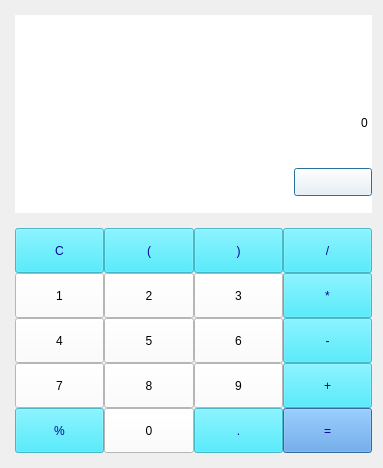
<?xml version="1.0" encoding="UTF-8"?>
<ui version="4.0">
 <class>Dialog</class>
 <widget class="QDialog" name="Dialog">
  <property name="geometry">
   <rect>
    <x>0</x>
    <y>0</y>
    <width>383</width>
    <height>468</height>
   </rect>
  </property>
  <property name="minimumSize">
   <size>
    <width>383</width>
    <height>468</height>
   </size>
  </property>
  <property name="maximumSize">
   <size>
    <width>383</width>
    <height>468</height>
   </size>
  </property>
  <property name="windowTitle">
   <string>Dialog</string>
  </property>
  <property name="windowIcon">
   <iconset>
    <normaloff>../image/icon.ico</normaloff>../image/icon.ico</iconset>
  </property>
  <layout class="QGridLayout" name="gridLayout_3">
   <property name="leftMargin">
    <number>15</number>
   </property>
   <property name="topMargin">
    <number>15</number>
   </property>
   <property name="bottomMargin">
    <number>15</number>
   </property>
   <property name="verticalSpacing">
    <number>15</number>
   </property>
   <item row="0" column="0">
    <widget class="QWidget" name="widget" native="true">
     <property name="styleSheet">
      <string notr="true">background-color: rgb(255, 255, 255);</string>
     </property>
     <layout class="QGridLayout" name="gridLayout_2">
      <property name="leftMargin">
       <number>0</number>
      </property>
      <property name="topMargin">
       <number>0</number>
      </property>
      <property name="rightMargin">
       <number>0</number>
      </property>
      <property name="bottomMargin">
       <number>0</number>
      </property>
      <item row="0" column="0" colspan="2">
       <widget class="QLineEdit" name="q_lineEdit">
        <property name="minimumSize">
         <size>
          <width>0</width>
          <height>45</height>
         </size>
        </property>
        <property name="styleSheet">
         <string notr="true">font: 20pt &quot;맑은 고딕&quot;;</string>
        </property>
        <property name="frame">
         <bool>false</bool>
        </property>
        <property name="alignment">
         <set>Qt::AlignRight|Qt::AlignTrailing|Qt::AlignVCenter</set>
        </property>
       </widget>
      </item>
      <item row="1" column="0" colspan="2">
       <widget class="QLineEdit" name="a_lineEdit">
        <property name="minimumSize">
         <size>
          <width>0</width>
          <height>45</height>
         </size>
        </property>
        <property name="styleSheet">
         <string notr="true">font: 25pt &quot;맑은 고딕&quot;;</string>
        </property>
        <property name="text">
         <string>0</string>
        </property>
        <property name="frame">
         <bool>false</bool>
        </property>
        <property name="alignment">
         <set>Qt::AlignRight|Qt::AlignTrailing|Qt::AlignVCenter</set>
        </property>
       </widget>
      </item>
      <item row="2" column="0">
       <spacer name="horizontalSpacer">
        <property name="orientation">
         <enum>Qt::Horizontal</enum>
        </property>
        <property name="sizeHint" stdset="0">
         <size>
          <width>272</width>
          <height>20</height>
         </size>
        </property>
       </spacer>
      </item>
      <item row="2" column="1">
       <widget class="QPushButton" name="del_pushButton">
        <property name="minimumSize">
         <size>
          <width>78</width>
          <height>28</height>
         </size>
        </property>
        <property name="text">
         <string/>
        </property>
       </widget>
      </item>
     </layout>
    </widget>
   </item>
   <item row="1" column="0">
    <layout class="QGridLayout" name="gridLayout">
     <item row="1" column="1">
      <widget class="QPushButton" name="num_pushButton_2">
       <property name="minimumSize">
        <size>
         <width>0</width>
         <height>45</height>
        </size>
       </property>
       <property name="styleSheet">
        <string notr="true">background-color: rgb(255, 255, 255);
font: 20pt &quot;맑은 고딕&quot;;</string>
       </property>
       <property name="text">
        <string>2</string>
       </property>
      </widget>
     </item>
     <item row="0" column="3">
      <widget class="QPushButton" name="sign_pushButton_1">
       <property name="minimumSize">
        <size>
         <width>0</width>
         <height>45</height>
        </size>
       </property>
       <property name="styleSheet">
        <string notr="true">color: rgb(5, 5, 152);
font: 20pt &quot;맑은 고딕&quot;;
background-color: rgba(37, 226, 250, 180);</string>
       </property>
       <property name="text">
        <string>/</string>
       </property>
      </widget>
     </item>
     <item row="2" column="3">
      <widget class="QPushButton" name="sign_pushButton_3">
       <property name="minimumSize">
        <size>
         <width>0</width>
         <height>45</height>
        </size>
       </property>
       <property name="styleSheet">
        <string notr="true">color: rgb(5, 5, 152);
font: 20pt &quot;맑은 고딕&quot;;
background-color: rgba(37, 226, 250, 180);</string>
       </property>
       <property name="text">
        <string>-</string>
       </property>
      </widget>
     </item>
     <item row="3" column="1">
      <widget class="QPushButton" name="num_pushButton_8">
       <property name="minimumSize">
        <size>
         <width>0</width>
         <height>45</height>
        </size>
       </property>
       <property name="styleSheet">
        <string notr="true">background-color: rgb(255, 255, 255);
font: 20pt &quot;맑은 고딕&quot;;</string>
       </property>
       <property name="text">
        <string>8</string>
       </property>
      </widget>
     </item>
     <item row="0" column="1">
      <widget class="QPushButton" name="p_open_pushButton">
       <property name="minimumSize">
        <size>
         <width>0</width>
         <height>45</height>
        </size>
       </property>
       <property name="styleSheet">
        <string notr="true">color: rgb(5, 5, 152);
font: 20pt &quot;맑은 고딕&quot;;
background-color: rgba(37, 226, 250, 180);</string>
       </property>
       <property name="text">
        <string>(</string>
       </property>
      </widget>
     </item>
     <item row="4" column="3">
      <widget class="QPushButton" name="result_pushButton">
       <property name="minimumSize">
        <size>
         <width>0</width>
         <height>45</height>
        </size>
       </property>
       <property name="styleSheet">
        <string notr="true">color: rgb(5, 5, 152);
font: 20pt &quot;맑은 고딕&quot;;
background-color: rgb(74, 148, 222);</string>
       </property>
       <property name="text">
        <string>=</string>
       </property>
      </widget>
     </item>
     <item row="3" column="3">
      <widget class="QPushButton" name="sign_pushButton_4">
       <property name="minimumSize">
        <size>
         <width>0</width>
         <height>45</height>
        </size>
       </property>
       <property name="styleSheet">
        <string notr="true">color: rgb(5, 5, 152);
font: 20pt &quot;맑은 고딕&quot;;
background-color: rgba(37, 226, 250, 180);</string>
       </property>
       <property name="text">
        <string>+</string>
       </property>
      </widget>
     </item>
     <item row="2" column="2">
      <widget class="QPushButton" name="num_pushButton_6">
       <property name="minimumSize">
        <size>
         <width>0</width>
         <height>45</height>
        </size>
       </property>
       <property name="styleSheet">
        <string notr="true">background-color: rgb(255, 255, 255);
font: 20pt &quot;맑은 고딕&quot;;</string>
       </property>
       <property name="text">
        <string>6</string>
       </property>
      </widget>
     </item>
     <item row="1" column="0">
      <widget class="QPushButton" name="num_pushButton_1">
       <property name="minimumSize">
        <size>
         <width>0</width>
         <height>45</height>
        </size>
       </property>
       <property name="styleSheet">
        <string notr="true">background-color: rgb(255, 255, 255);
font: 20pt &quot;맑은 고딕&quot;;</string>
       </property>
       <property name="text">
        <string>1</string>
       </property>
      </widget>
     </item>
     <item row="4" column="0">
      <widget class="QPushButton" name="per_pushButton">
       <property name="minimumSize">
        <size>
         <width>0</width>
         <height>45</height>
        </size>
       </property>
       <property name="styleSheet">
        <string notr="true">color: rgb(5, 5, 152);
font: 20pt &quot;맑은 고딕&quot;;
background-color: rgba(37, 226, 250, 180);</string>
       </property>
       <property name="text">
        <string>%</string>
       </property>
      </widget>
     </item>
     <item row="4" column="2">
      <widget class="QPushButton" name="dot_pushButton">
       <property name="minimumSize">
        <size>
         <width>0</width>
         <height>45</height>
        </size>
       </property>
       <property name="styleSheet">
        <string notr="true">color: rgb(5, 5, 152);
font: 20pt &quot;맑은 고딕&quot;;
background-color: rgba(37, 226, 250, 180);</string>
       </property>
       <property name="text">
        <string>.</string>
       </property>
      </widget>
     </item>
     <item row="2" column="1">
      <widget class="QPushButton" name="num_pushButton_5">
       <property name="minimumSize">
        <size>
         <width>0</width>
         <height>45</height>
        </size>
       </property>
       <property name="styleSheet">
        <string notr="true">background-color: rgb(255, 255, 255);
font: 20pt &quot;맑은 고딕&quot;;</string>
       </property>
       <property name="text">
        <string>5</string>
       </property>
      </widget>
     </item>
     <item row="1" column="3">
      <widget class="QPushButton" name="sign_pushButton_2">
       <property name="minimumSize">
        <size>
         <width>0</width>
         <height>45</height>
        </size>
       </property>
       <property name="styleSheet">
        <string notr="true">color: rgb(5, 5, 152);
font: 20pt &quot;맑은 고딕&quot;;
background-color: rgba(37, 226, 250, 180);</string>
       </property>
       <property name="text">
        <string>*</string>
       </property>
      </widget>
     </item>
     <item row="4" column="1">
      <widget class="QPushButton" name="num_pushButton_0">
       <property name="minimumSize">
        <size>
         <width>0</width>
         <height>45</height>
        </size>
       </property>
       <property name="styleSheet">
        <string notr="true">background-color: rgb(255, 255, 255);
font: 20pt &quot;맑은 고딕&quot;;</string>
       </property>
       <property name="text">
        <string>0</string>
       </property>
      </widget>
     </item>
     <item row="0" column="0">
      <widget class="QPushButton" name="reset_pushButton">
       <property name="minimumSize">
        <size>
         <width>0</width>
         <height>45</height>
        </size>
       </property>
       <property name="styleSheet">
        <string notr="true">color: rgb(5, 5, 152);
font: 20pt &quot;맑은 고딕&quot;;
background-color: rgba(37, 226, 250, 180);</string>
       </property>
       <property name="text">
        <string>C</string>
       </property>
      </widget>
     </item>
     <item row="3" column="0">
      <widget class="QPushButton" name="num_pushButton_7">
       <property name="minimumSize">
        <size>
         <width>0</width>
         <height>45</height>
        </size>
       </property>
       <property name="styleSheet">
        <string notr="true">background-color: rgb(255, 255, 255);
font: 20pt &quot;맑은 고딕&quot;;</string>
       </property>
       <property name="text">
        <string>7</string>
       </property>
      </widget>
     </item>
     <item row="0" column="2">
      <widget class="QPushButton" name="p_close_pushButton">
       <property name="minimumSize">
        <size>
         <width>0</width>
         <height>45</height>
        </size>
       </property>
       <property name="styleSheet">
        <string notr="true">color: rgb(5, 5, 152);
font: 20pt &quot;맑은 고딕&quot;;
background-color: rgba(37, 226, 250, 180);</string>
       </property>
       <property name="text">
        <string>)</string>
       </property>
      </widget>
     </item>
     <item row="3" column="2">
      <widget class="QPushButton" name="num_pushButton_9">
       <property name="minimumSize">
        <size>
         <width>0</width>
         <height>45</height>
        </size>
       </property>
       <property name="styleSheet">
        <string notr="true">background-color: rgb(255, 255, 255);
font: 20pt &quot;맑은 고딕&quot;;</string>
       </property>
       <property name="text">
        <string>9</string>
       </property>
      </widget>
     </item>
     <item row="2" column="0">
      <widget class="QPushButton" name="num_pushButton_4">
       <property name="minimumSize">
        <size>
         <width>0</width>
         <height>45</height>
        </size>
       </property>
       <property name="styleSheet">
        <string notr="true">background-color: rgb(255, 255, 255);
font: 20pt &quot;맑은 고딕&quot;;</string>
       </property>
       <property name="text">
        <string>4</string>
       </property>
      </widget>
     </item>
     <item row="1" column="2">
      <widget class="QPushButton" name="num_pushButton_3">
       <property name="minimumSize">
        <size>
         <width>0</width>
         <height>45</height>
        </size>
       </property>
       <property name="styleSheet">
        <string notr="true">background-color: rgb(255, 255, 255);
font: 20pt &quot;맑은 고딕&quot;;</string>
       </property>
       <property name="text">
        <string>3</string>
       </property>
      </widget>
     </item>
    </layout>
   </item>
  </layout>
 </widget>
 <resources/>
 <connections/>
</ui>
